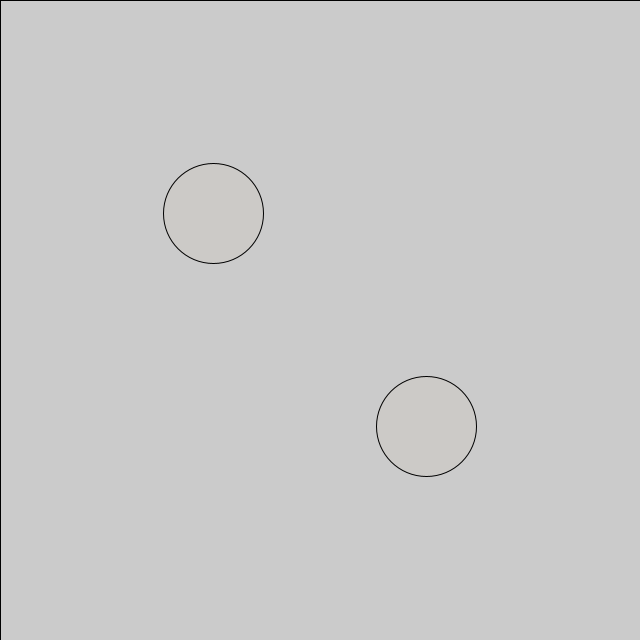
Frame 1 (no input)
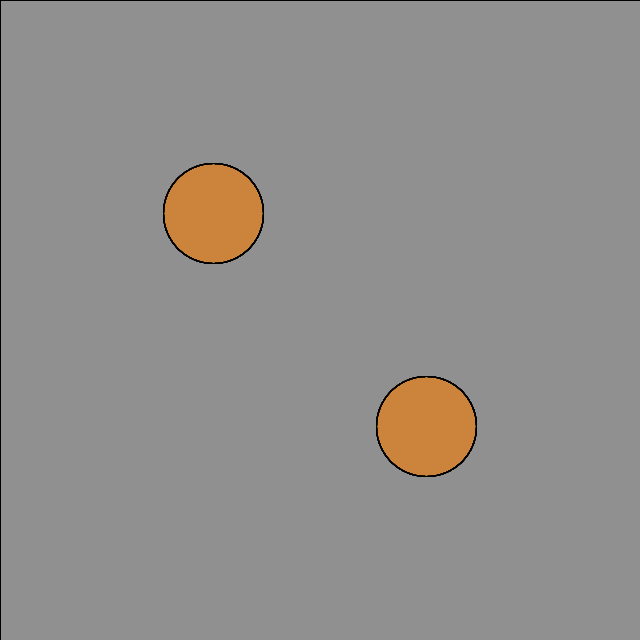
Frame 60 (the mouse pressed at the canvas centre just before this capture)
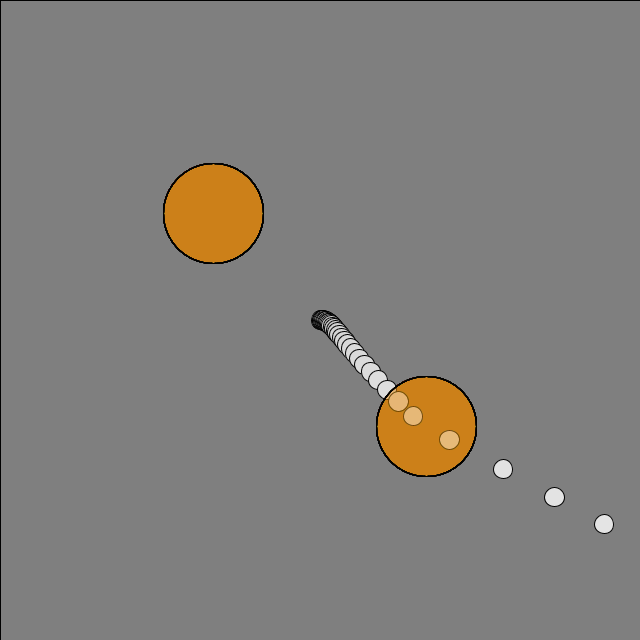
Frame 120 (the mouse held since frame 60 and released just before this capture)

The Processing sketch that drew these frames (run headless with seeded random() and noise(); from frame 60 on, the mouse is pressed at the canvas centre):

// Processing sketch: gravity
// ── gravity.pde
class M {
  float x, y;
  float m;
  float vx, vy;

  void update(M o)
  {
    float dx = o.x - x, dy = o.y - y;
    float d2 = dx*dx+dy*dy;
    float G = 0.05;
    float f = G * m * o.m / d2;
    float ax = f * dx, ay = f * dy;
    
    vx += ax; x += vx;
    vy += ay; y += vy;
  }

  void draw() {
    ellipse(x, y, m, m);
  }
}

ArrayList <M> suns;
ArrayList <M> planets;

void setup() {
  size(640, 640);
  
  suns = new ArrayList<M>();
  for (int i = 0; i < 2; i++) {
    M sun = new M();
    sun.x = (i+1)*width/3;
    sun.y = (i+1)*height/3;
    sun.m = 100;
    suns.add(sun);
  }
  
  planets = new ArrayList<M>();
}

void mousePressed() {
  M p = new M();
  p.x = mouseX;
  p.y = mouseY;
  p.vx = random(0, 1);
  p.vy = random(0, 1);
  p.m = random(5, 20);
  planets.add(p);
}

void draw() {
  pushStyle();
  fill(0, 1);
  rect(0, 0, width, height);
  fill(#FCA708, 5);
  for (int i = 0; i < suns.size(); i++) {
    suns.get(i).draw();
  }
  popStyle();
  for (int i = 0; i < planets.size(); i++) {
    for (int j = 0; j < suns.size(); j++) {
      planets.get(i).update(suns.get(j));
    }
    planets.get(i).draw();
  }
}
